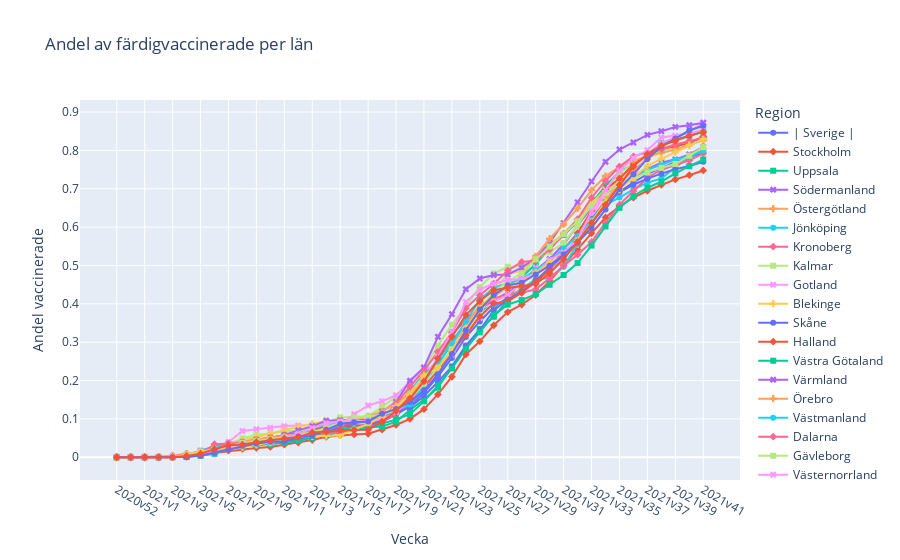

Notebook source saved alongside this figure:
### Code cell
fig = px.line(vaccin_2dos_län, x="Vecka", y="Andel vaccinerade", color="Region", symbol="Region", title="Andel av färdigvaccinerade per län")
fig.show()
